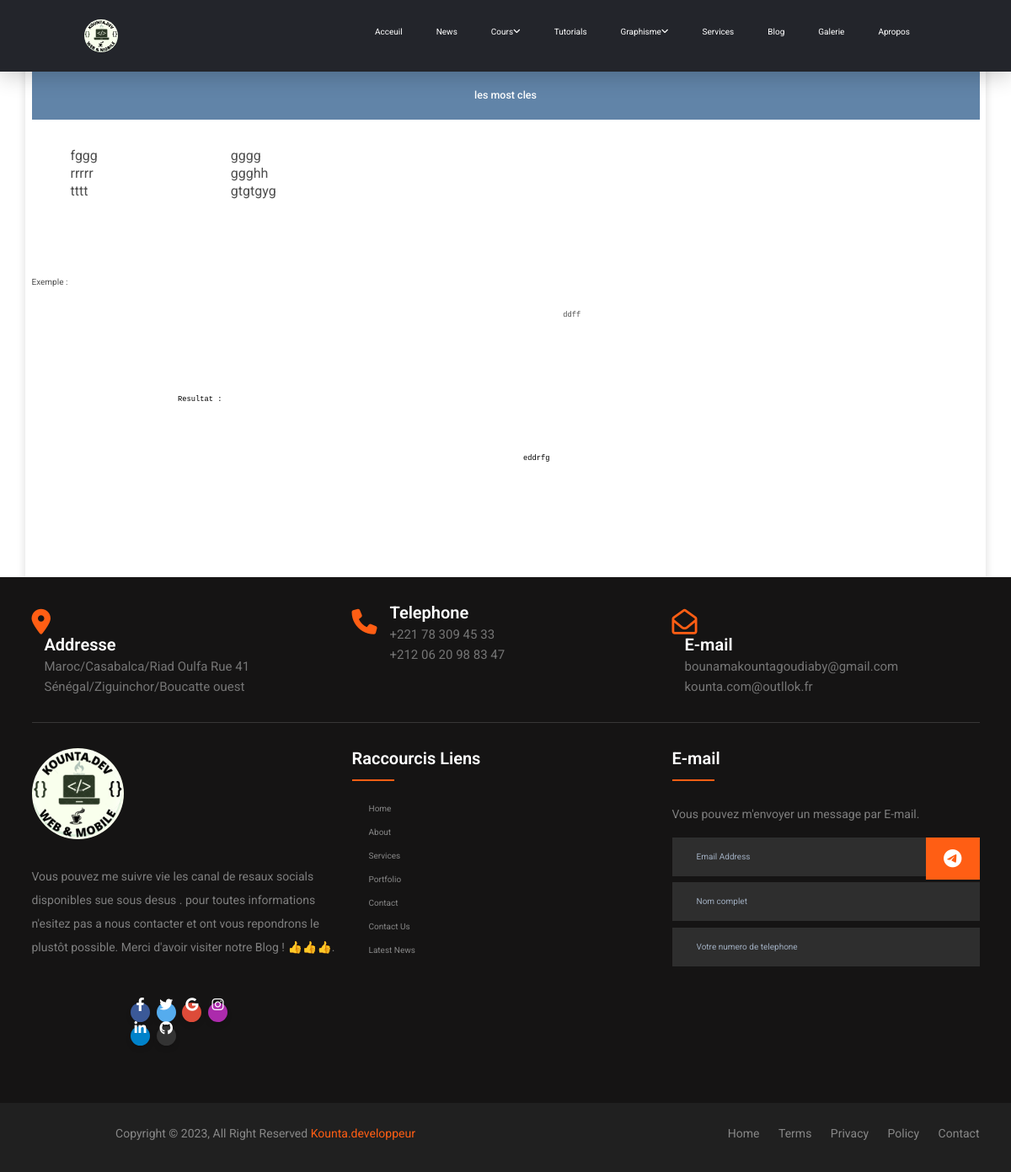
The app's page /pythondetail/les most cles with its own data.
### blog/models.py (models this page shows, shortened)
class courspython(models.Model):
    categorie = models.ForeignKey(
        Categorypython, on_delete=models.SET_NULL, blank=True, null=True)
    title = models.CharField(max_length=500)
    description = RichTextField()
    code = models.TextField(max_length=50000)
    date_added = models.DateTimeField(auto_now_add=True)
    resultat = models.TextField(max_length=50000)
    class Meta:
        ordering = ['date_added']

### blog/views.py (the view)
# urls.py: path('pythondetail/<str:title>', views.pythondetail, name="pythondetail"),
def pythondetail(request, title: str):
    try:
        postepy = courspython.objects.get(title=title)
    except courspython.DoesNotExist:
        raise ("le poste n'excite pas")
    return render(request, 'blog/python/python_detail.html', {'postepy': postepy})

### blog/templates/blog/python/python_detail.html
{% extends 'base.html' %} {% load static %} {% block content %}
<section class="services section container  bg-white shadow" id="services">
       <br>
       <br>
       <h5 class="card-title "> {{postepy.title}}</h5>
       <article class="descripblo">
              {{postepy.description|safe}}
       </article>
       <p class="fulls">
              Exemple :
              <center>
                     <pre  class="fulls">
                            <code    class="language-python"s>
                              {{postepy.code}}
                            </code>
                     </pre>
              </center>
       <pre>
       <section class="resume__description">
              Resultat :
              <center>
        <code  class="language-python">
              {{postepy.resultat}}
        </code>
              </center>
       </section>
</pre>
</section>
{% endblock content %}

### blog/static/css/style.css (style rules this page uses)
html { font-size: 62.5%; scroll-behavior: smooth; scroll-padding-top: 5rem; overflow-x: hidden; }
body { background: #000; }
section { padding: 5rem 9%; }
section { padding: 20px 100px; }
body { background: #e2e1e0; text-align: center; }
.services { background: #f5f5f5; margin-top: 30px; }
.card-title { display: block; text-align: center; color: #fff; background-color: #6184a8; padding: 2%; border-top-right-radius: 4px; border-top-left-radius: 4px; }
.resume__description { text-align: justify; color: #000 }
.descripblo { word-wrap: break-word; white-space: pre-line; margin-left: 4%; margin-right: 4%; padding: 0%; }

### records on screen
courspython: title "les most cles", description "fggg gggg rrrrr ggghh tttt gtgtgyg", code "ddff", resultat "eddrfg"
